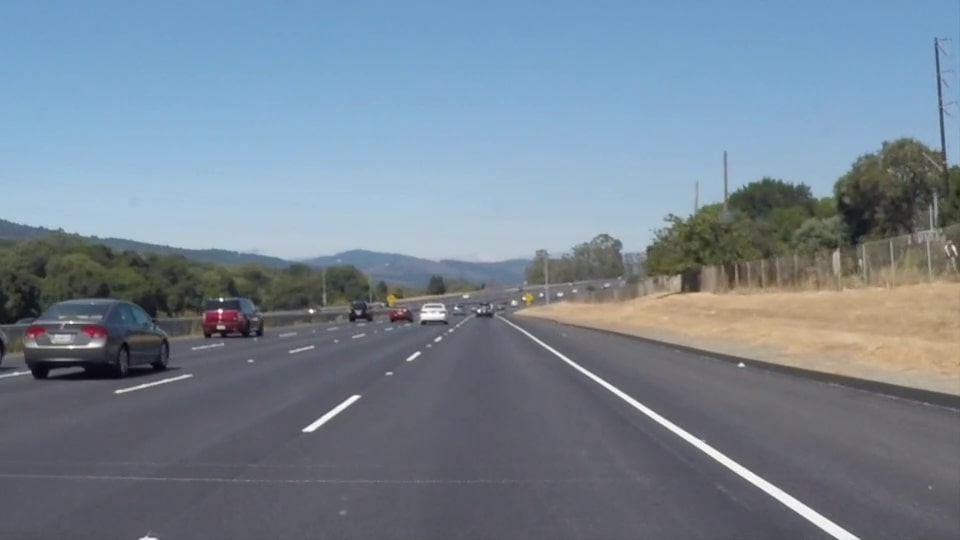
#> input picture solidWhiteRight.jpg, 960 x 540 px, found by its file name
$ python lane_detection_image.py
#> lines starting #> are read from the running program, lines starting #| are printed output that depends on the picture; after the words box and inside, x2 and y2 are one past the last pixel; in counts of white or black regions, pixels touching at a corner belong together
import cv2
import numpy as np

# Load an image from a file
img = cv2.imread("lane_detection\solidWhiteRight.jpg")
#> img is the input picture: shape (540, 960, 3); mean B, G, R 146.4, 132.6, 118.2

# if to be resized, else comment
# set new width and height
new_width = 640
new_height = 480

# resize image
resized_img = cv2.resize(img, (new_width, new_height))
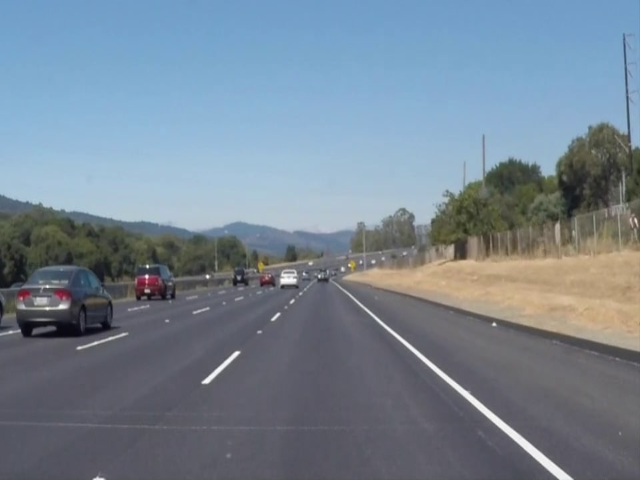
#> resized_img: shape (480, 640, 3); mean B, G, R 146.3, 132.6, 118.2

# Convert to grayscale
gray = cv2.cvtColor(resized_img, cv2.COLOR_BGR2GRAY)
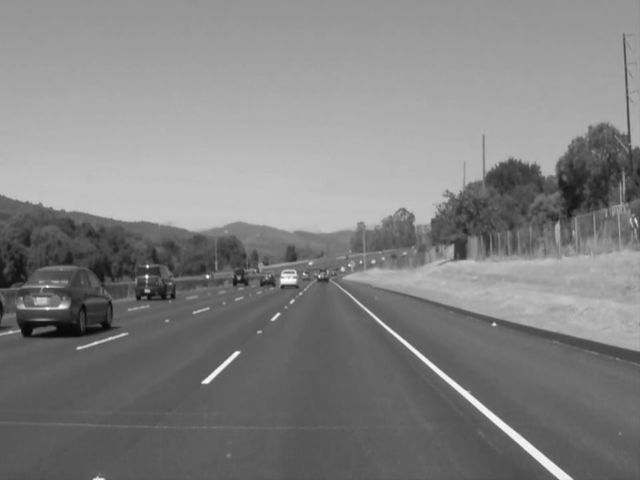
#> gray: shape (480, 640); min 7, max 254, mean 129.8

# Apply Gaussian blur to reduce noise
blur = cv2.GaussianBlur(gray, (5, 5), 7)

# Apply threshold to create binary image
ret, thresh = cv2.threshold(blur, 160, 255, cv2.THRESH_BINARY)
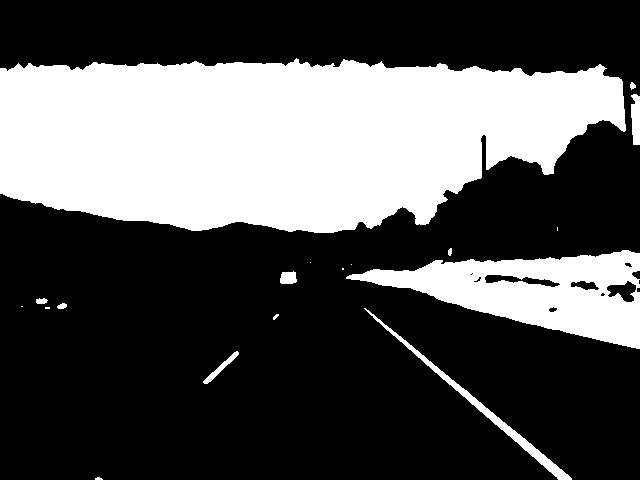
#> thresh: shape (480, 640); 33% white; 18 white regions (7 under 20 px), largest, box (x1, y1, x2, y2) and area: (0, 58, 626, 233) 84437, (346, 250, 640, 349) 14223, (364, 308, 572, 480) 1658

# Display the image
cv2.imshow('Thresh', thresh)

# Define region of interest
# Define the region of interest (ROI) as a rectangular area
x, y, w, h = 80, 300, 490, 480
roi_mask = np.zeros_like(thresh)
cv2.rectangle(roi_mask, (x, y), (x+w, y+h), (255, 255, 255), -1)
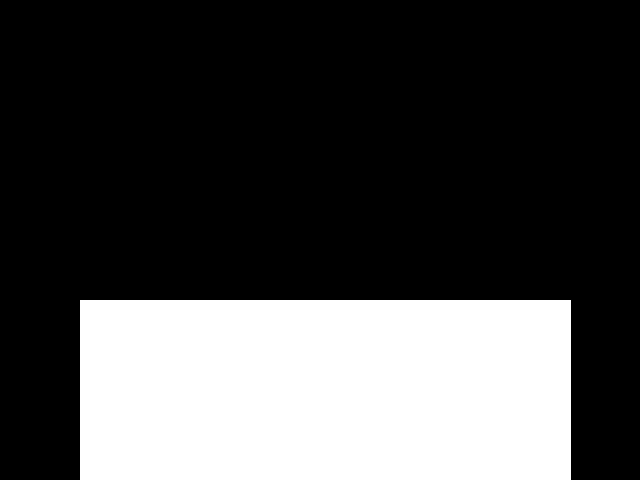
#> roi_mask: shape (480, 640); 28.8% white; 1 white region, box (x1, y1, x2, y2) and area: (80, 300, 571, 480) 88380

# Apply the mask to the input image using bitwise_and function
masked_img = cv2.bitwise_and(thresh, roi_mask)
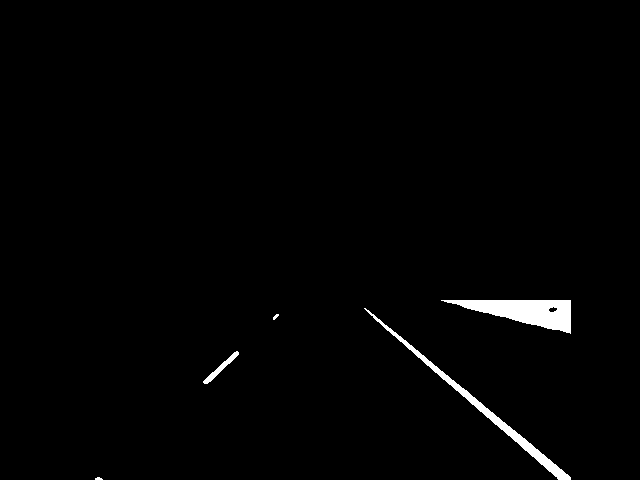
#> masked_img: shape (480, 640); 1.4% white; 5 white regions (1 under 20 px), largest, box (x1, y1, x2, y2) and area: (441, 300, 571, 334) 2289, (364, 308, 571, 480) 1656, (203, 351, 239, 384) 232, (273, 314, 279, 320) 20

# Apply Canny edge detection
# Define thresholds for edge detection
low_threshold = 50
high_threshold = 150

edges = cv2.Canny(masked_img, low_threshold, high_threshold)
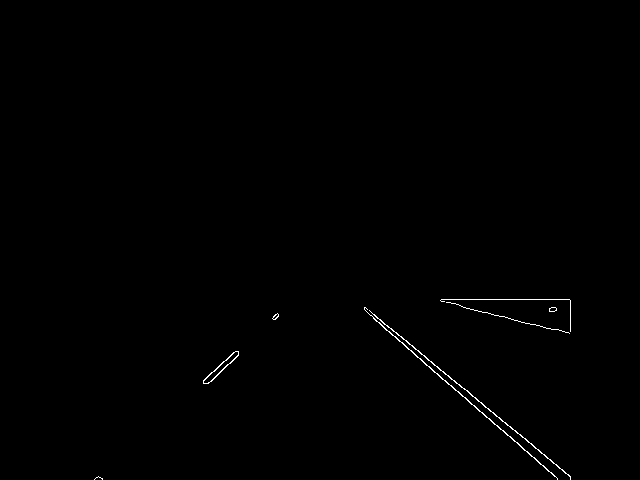
#> edges: shape (480, 640); 0.37% white in thin lines or dots, all inside (x1, y1, x2, y2) = (94, 299, 571, 480)

# Apply Hough line transform to the edge-detected image
rho = 1
threshold = 200
min_line_length = 1
max_line_gap = 120
#lines = cv2.HoughLines(edges, 1, np.pi/180, 200)
lines = cv2.HoughLinesP(edges, rho, np.pi/180, threshold, np.array([]), min_line_length, max_line_gap)
#> lines = [[373, 318, 557, 478]]

# Draw the detected lines on the input image
if lines is not None:
    if lines is not None:
        for line in lines:
            x1, y1, x2, y2 = line[0]
            cv2.line(resized_img, (x1, y1), (x2, y2), 255, 5)
#> this loop made 1 pass
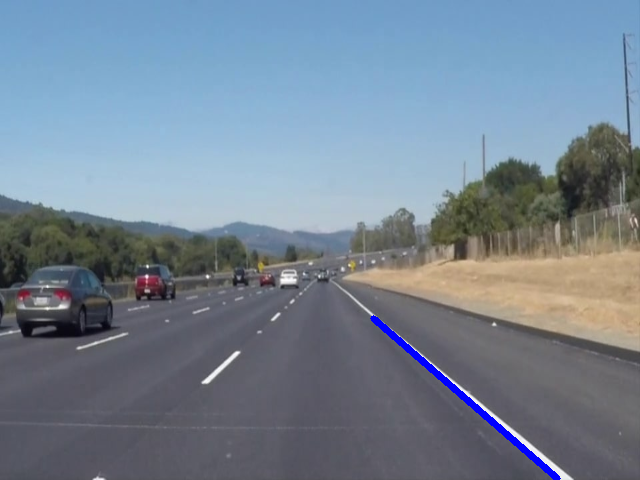
#> resized_img: shape (480, 640, 3); 0.55% of pixels changed, all inside (x1, y1, x2, y2) = (370, 315, 561, 480)
    """ for line in lines:
        rho, theta = line[0]
        a = np.cos(theta)
        b = np.sin(theta)
        x0 = a*rho
        y0 = b*rho
        x1 = int(x0 + 1000*(-b))
        y1 = int(y0 + 1000*(a))
        x2 = int(x0 - 1000*(-b))
        y2 = int(y0 - 1000*(a))
        cv2.line(resized_img, (x1, y1), (x2, y2), (0, 0, 255), 2) """

# Display the image
cv2.imshow('Hough', resized_img)

# Wait for a key press to close the window
cv2.waitKey(0)

# Release resources
cv2.destroyAllWindows()

$ run again, with solidYellowLeft.jpg copied over solidWhiteRight.jpg
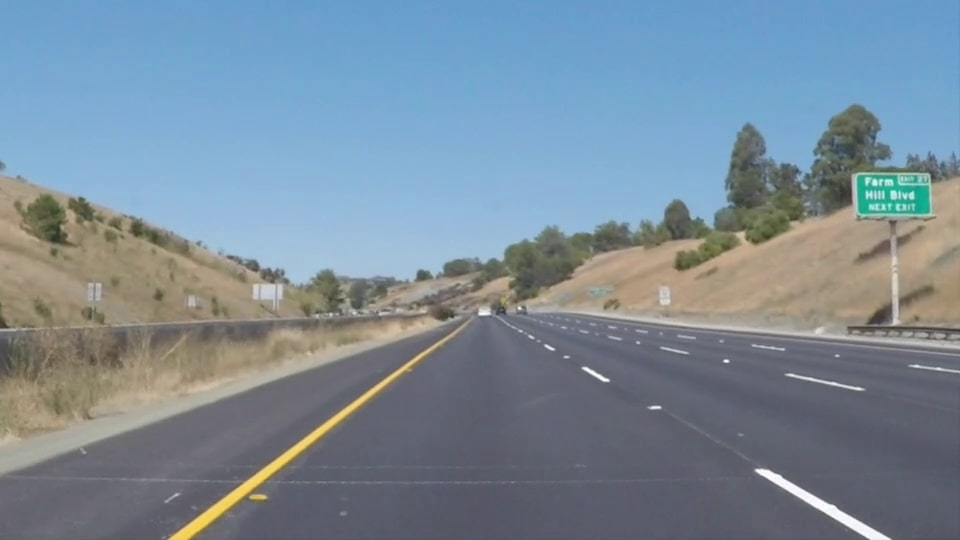
#> input picture solidYellowLeft.jpg, 960 x 540 px, found by its file name
#> img is the input picture: shape (540, 960, 3); mean B, G, R 153.4, 139.5, 122.4
#> `ret, thresh = cv2.threshold(blur, 160, 255, cv2.THRESH_BINARY)`:
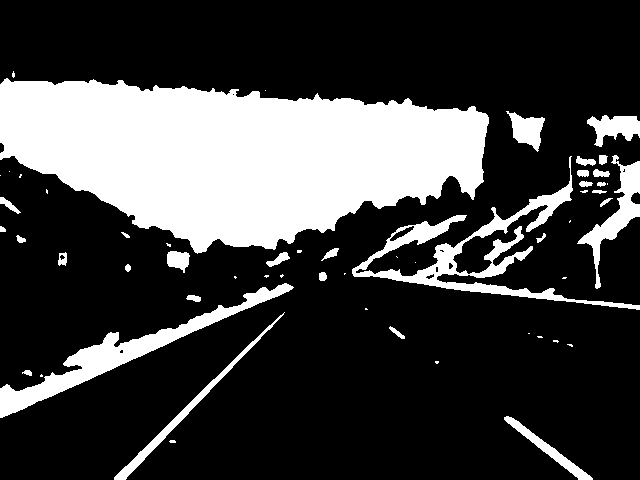
#> thresh: shape (480, 640); 25% white; 56 white regions (26 under 20 px), largest, box (x1, y1, x2, y2) and area: (0, 78, 489, 254) 57043, (352, 156, 640, 310) 6241, (0, 283, 294, 418) 5476
#> roi_mask: shape (480, 640); 28.8% white; 1 white region, box (x1, y1, x2, y2) and area: (80, 300, 571, 480) 88380
#> masked_img: shape (480, 640); 1.8% white; 13 white regions (8 under 20 px), largest, box (x1, y1, x2, y2) and area: (80, 300, 267, 384) 3223, (114, 312, 285, 480) 1389, (504, 416, 571, 473) 677, (389, 326, 405, 339) 72, (554, 300, 571, 302) 22
#> edges: shape (480, 640); 0.47% white in thin lines or dots, all inside (x1, y1, x2, y2) = (79, 299, 571, 480)
#> lines = [[127, 476, 283, 315]]
#> the loop `for line in lines:` made 1 pass
#> after the loop `for line in lines:`:
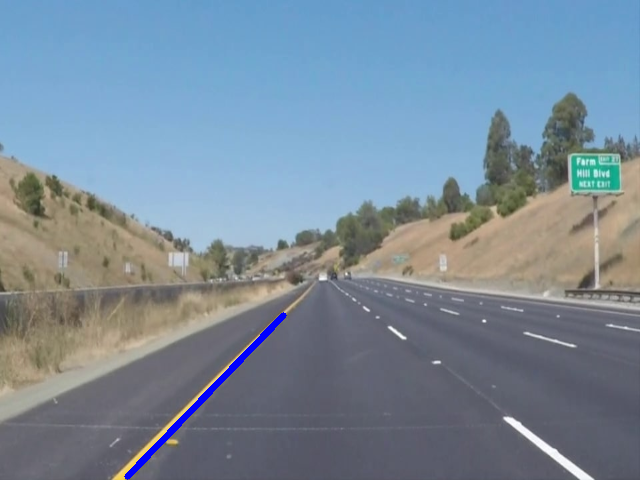
#> resized_img: shape (480, 640, 3); mean B, G, R 154.1, 138.7, 121.4
